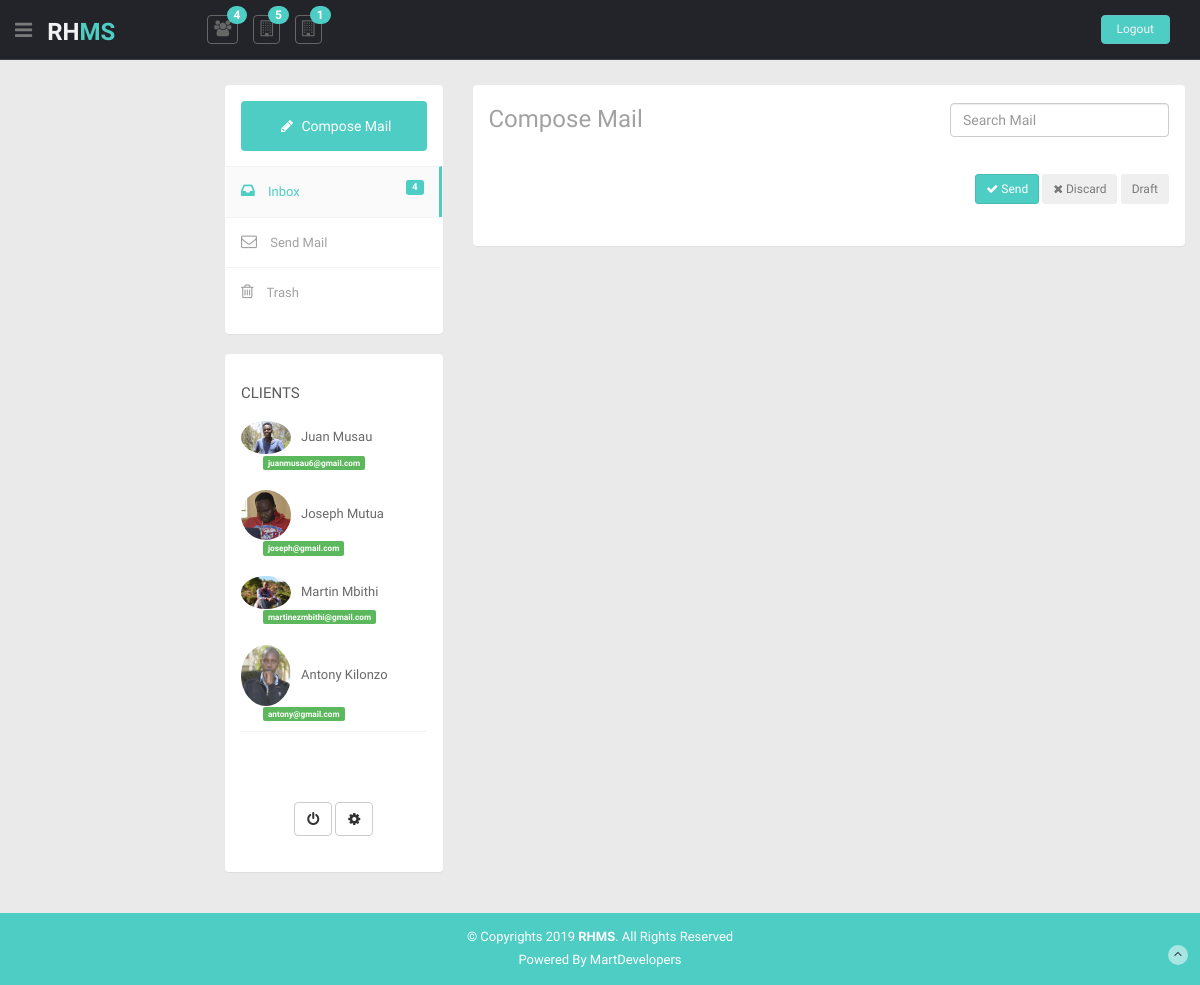
The page /admin/admin-mail-compose.php on the database its author committed.
### tables this page shows
CREATE TABLE `client` (
  `id` int(200) NOT NULL,
  `fname` varchar(200) NOT NULL,
  `mname` varchar(200) NOT NULL,
  `lname` varchar(2000) NOT NULL,
  `national_id` varchar(200) NOT NULL,
  `age` varchar(200) NOT NULL,
  `phoneno` varchar(2000) NOT NULL,
  `email` varchar(200) NOT NULL,
  `address` text NOT NULL,
  `bio` text NOT NULL,
  `username` varchar(2000) NOT NULL,
  `password` varchar(2000) NOT NULL,
  `pic` varchar(2000) NOT NULL,
  `housetype` varchar(200) NOT NULL,
  `debitrent` varchar(200) NOT NULL,
  `creditrent` varchar(200) NOT NULL,
  `pendingrent` varchar(200) NOT NULL,
  `hselocation` varchar(200) NOT NULL,
  `land_lord_phone` varchar(200) NOT NULL,
  `mpesacode` varchar(200) NOT NULL,
  `datepaid` datetime(4) NOT NULL DEFAULT '0000-00-00 00:00:00.0000' ON UPDATE CURRENT_TIMESTAMP(4),
  `date_rent` varchar(20) NOT NULL,
  `month_rent` varchar(20) NOT NULL,
  `year_rent` varchar(20) NOT NULL
);

### admin/admin-mail-compose.php (the view, shortened to what this page needs)
<?php
include('includes/config.php');
?>
<?php include("includes/head.php")?>
<body>
  <section id="container">
    <?php include("includes/header.php")?>
    <?php include("includes/navbar.php")?>
    <section id="main-content">
      <section class="wrapper">
        <div class="row mt">
          <div class="col-sm-3">
          <section class="panel">
           <div class="panel-body">
             <a href="admin-mail-compose.php" class="btn btn-compose">
               <i class="fa fa-pencil"></i>  Compose Mail
               </a>
               <?php
$result ="SELECT count(*) FROM mail";
$stmt = $mysqli->prepare($result);
$stmt->execute();
$stmt->bind_result($cnt);
?>
             <ul class="nav nav-pills nav-stacked mail-nav">
               <li class="active"><a href="admin-mail.php"> <i class="fa fa-inbox"></i> Inbox  <span class="label label-theme pull-right inbox-notification"><?php echo $cnt;?></span></a></li>
               <li><a href="#"> <i class="fa fa-envelope-o"></i> Send Mail</a></li>
               <li><a href="#"> <i class="fa fa-trash-o"></i> Trash</a></li>
             </ul>
           </div>
         </section>
            <section class="panel">
              <div class="panel-body">
              <ul class="nav nav-pills nav-stacked labels-info ">
                  <li>
                    <h4>Clients</h4>
                  </li>
                  <?php
                   $ret="SELECT * FROM client ";
                    $stmt= $mysqli->prepare($ret) ;
                    $stmt->execute() ;
                    $res=$stmt->get_result();
                    $cnt=1;
                    while($row=$res->fetch_object())
                    	  {
                    	  	?>
                  <li>
                    <a>
                        <img src="../client/img/profile_pic/<?php echo $row->pic;?>" class="img-circle" width="50"><?php echo $row->fname;?> <?php echo $row->lname;?>
                        <p><span class="label label-success"><?php echo $row->email;?></span></p>
                      </a>
                  </li>
                  <?php $cnt=$cnt+1; } ?>
                </ul>
                <div class="inbox-body text-center inbox-action">
                  <div class="btn-group">
                    <a class="btn mini btn-default" href="javascript:;">
                      <i class="fa fa-power-off"></i>
                      </a>
                  </div>
                  <div class="btn-group">
                    <a class="btn mini btn-default" href="javascript:;">
                      <i class="fa fa-cog"></i>
                      </a>
                  </div>
                </div>
              </div>
            </section>
          </div>
          <div class="col-sm-9">
            <section class="panel">
              <header class="panel-heading wht-bg">
                <h4 class="gen-case">
                    Compose Mail
                    <form action="#" class="pull-right mail-src-position">
                      <div class="input-append">
                        <input type="text" class="form-control " placeholder="Search Mail">
                      </div>
                    </form>
                  </h4>
              </header>
              <div class="panel-body">
                <div class="compose-btn pull-right">
                  <button class="btn btn-theme btn-sm"><i class="fa fa-check"></i> Send</button>
                  <button class="btn btn-sm"><i class="fa fa-times"></i> Discard</button>
                  <button class="btn btn-sm">Draft</button>
                </div>
              </div>
            </section>
          </div>
        </div>
      </section>
    </section>
    <?php include("includes/footer.php")?>
  </section>
</body>
</html>

### admin/css/style.css (style rules this page uses)
body { color: #797979; background: #eaeaea; font-family: 'Ruda', sans-serif; padding: 0px !important; margin: 0px !important; font-size:13px; }
ul li { list-style: none; }
a, a:hover, a:focus { text-decoration: none; outline: none; }
#container { width: 100%; height: 100%; }
.btn-theme { color: #fff; background-color: #4ECDC4; border-color: #48bcb4; }
.mt { margin-top: 25px; }
.label-theme { background-color: #4ECDC4; }
#main-content { margin-left: 210px; }
.wrapper { display: inline-block; margin-top: 60px; padding-left: 15px; padding-right: 15px; padding-bottom: 15px; padding-top: 0px; width: 100%; }
.mail-nav { margin:15px -15px 0 -15px; }
.mail-nav li a { border-radius:0; -webkit-border-radius:0; border-top:1px solid #f2f3f6; padding:15px; border-right:3px solid rgba(0,0,0,0); color: #a2a2a2; }
.mail-nav>li.active>a,.mail-nav>li.active>a:hover,.mail-nav>li.active>a:focus { background:#fafafa; color:#4ECDC4; border-right:3px solid #4ECDC4; }
.mail-nav>li+li { margin-left:0; margin-top:0px; }
.mail-nav i { font-size:16px; margin-right:10px; }
.inbox-notification { margin-top:-2px; }
.inbox-body { padding:20px; }
.btn-compose { background:#4ECDC4; padding:12px 0; text-align:center; width:100%; color:#fff; }
.btn-compose i { padding: 5px; }
.inbox-action { margin-top:50px; }
.mail-src-position { margin-top:-3px; }
ul.labels-info { border-bottom:1px solid #f1f2f7; margin-bottom:10px; }
ul.labels-info li h4 { padding-top:5px; color:#5c5c5e; font-size:15px; text-transform:uppercase; }
ul.labels-info li { margin:0; }
ul.labels-info li a { color:#6a6a6a; border-radius:0; padding-left:0; padding-right:0; }
ul.labels-info li img { margin-right:10px; }
.nav.nav-pills.nav-stacked.labels-info p { margin-bottom:0; padding:0 22px; color:#9d9f9e; font-size:11px; }
.wht-bg { background:#fff; }
.wht-bg h4 { font-size:24px; color:#a2a2a2; font-weight:300; }
.compose-btn { float: left; margin-top: 6px; }

### rows shown on the page
client: pic (picture), fname "Juan", lname "Musau", email "juanmusau6@gmail.com"
client: pic (picture), fname "Joseph", lname "Mutua", email "joseph@gmail.com"
client: pic (picture), fname "Martin", lname "Mbithi", email "martinezmbithi@gmail.com"
client: pic (picture), fname "Antony", lname "Kilonzo", email "antony@gmail.com"

### other values the page prints
$count "4"
$count "5"
$vacant "1"
$cnt "4"
date ("Y") "2019"
